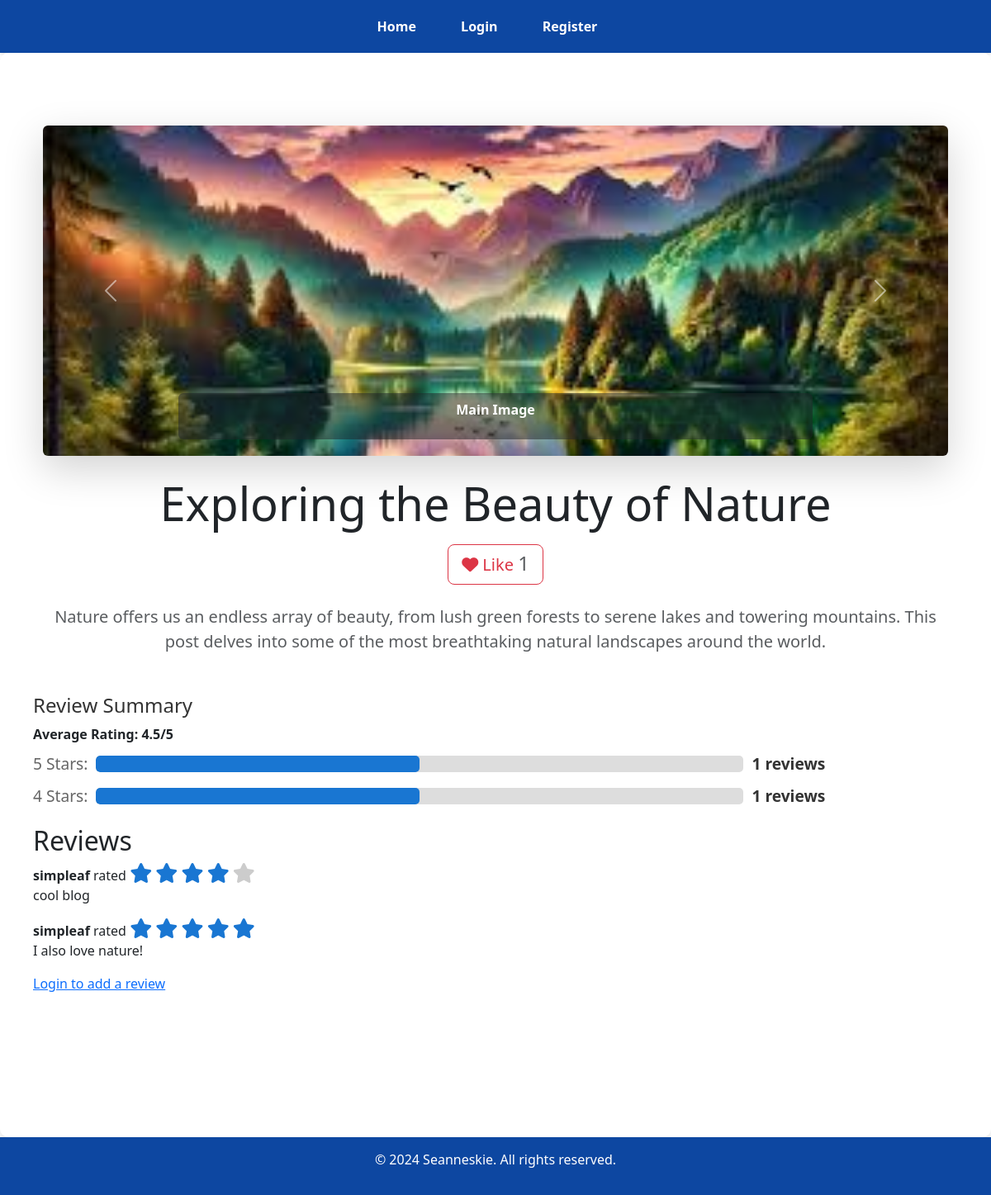
Page /post/6/ on the committed database.
### blog/models.py (models this page shows, shortened)
class GalleryImage(models.Model):
    blog_post = models.ForeignKey(BlogPost, related_name='gallery_images', on_delete=models.CASCADE)
    image = models.ImageField(upload_to='blog_post_images/')
    caption = models.CharField(max_length=200, blank=True)

class BlogPost(models.Model):
    title = models.CharField(max_length=200)
    content = models.TextField()
    author = models.ForeignKey(User, on_delete=models.CASCADE)
    created_at = models.DateTimeField(auto_now_add=True)
    main_image = models.ImageField(upload_to='blog_images/', blank=True, null=True)
    @property
    def like_count(self):
        return self.likes.count()

class Review(models.Model):
    blog_post = models.ForeignKey(BlogPost, related_name='reviews', on_delete=models.CASCADE)
    reviewer = models.ForeignKey(User, on_delete=models.CASCADE)
    rating = models.IntegerField(choices=[(i, str(i)) for i in range(1, 6)])
    comment = models.TextField()
    created_at = models.DateTimeField(auto_now_add=True)

### blog/views.py (the view)
# urls.py: path('post/<int:pk>/', views.blog_detail, name='blog_detail'),
def blog_detail(request, pk):
    post = get_object_or_404(BlogPost, pk=pk)
    reviews = post.reviews.all()
    user_has_liked = post.likes.filter(user=request.user).exists() if request.user.is_authenticated else False
    review_tally = reviews.values('rating').annotate(star_count=Count('rating')).order_by('-rating')
    total_reviews = reviews.count()
    average_rating = reviews.aggregate(Avg('rating'))['rating__avg']
    if average_rating is not None:
        average_rating = round(average_rating, 1)
    for tally in review_tally:
        tally['percentage'] = (tally['star_count'] / total_reviews) * 100 if total_reviews > 0 else 0
    if request.method == 'POST' and 'review_form' in request.POST:
        form = ReviewForm(request.POST)
        if form.is_valid() and request.user.is_authenticated:
            review = form.save(commit=False)
            review.reviewer = request.user
            review.blog_post = post
            review.save()
            return redirect('blog_detail', pk=post.pk)
    else:
        form = ReviewForm()
    context = {
        'post': post,
        'reviews': reviews,
        'total_reviews': total_reviews,
        'review_tally': review_tally,
        'average_rating': average_rating,
        'form': form,
        'user_has_liked': user_has_liked,
        'like_count': post.like_count,
    }
    return render(request, 'blog/blog_detail.html', context)

### blog/templates/blog/blog_detail.html (shortened to what this page needs)
{% extends 'blog/base.html' %}
{% block content %}
<div class="container my-5">
    <div id="galleryCarousel" class="carousel slide" data-bs-ride="carousel">
        <div class="carousel-inner rounded shadow-lg">
            {% for image in post.gallery_images.all %}
            <div class="carousel-item {% if forloop.first %}active{% endif %}">
                <img class="d-block w-100" src="{{ image.image.url }}" alt="{{ image.caption }}" style="height: 400px; object-fit: cover;">
                <div class="carousel-caption d-none d-md-block bg-dark bg-opacity-50 p-2 rounded">
                    <p class="text-white">{{ image.caption }}</p>
                </div>
            </div>
            {% endfor %}
        </div>
        <a class="carousel-control-prev" href="#galleryCarousel" role="button" data-bs-slide="prev">
            <span class="carousel-control-prev-icon" aria-hidden="true"></span>
        </a>
        <a class="carousel-control-next" href="#galleryCarousel" role="button" data-bs-slide="next">
            <span class="carousel-control-next-icon" aria-hidden="true"></span>
        </a>
    </div>
    <div class="mt-4 text-center">
        <h1 class="display-4">{{ post.title }}</h1>
        <div class="d-flex justify-content-center align-items-center mt-3">
            <button onclick="toggleLike({{ post.id }})" id="likeButton" class="btn {% if user_has_liked %}btn-danger{% else %}btn-outline-danger{% endif %} btn-lg">
                <i class="fa fa-heart"></i> Like   <span id="like-count" class="ml-3 h4 text-muted">{{ like_count }}</span>
            </button>
        </div>
        <br>
        <p class="lead text-muted">{{ post.content }}</p>
    </div>
</div>
<div class="review-tally">
    <h3>Review Summary</h3>
    {% if average_rating %}
        <div class="average-rating">
            <strong>Average Rating: {{ average_rating }}/5</strong>
        </div>
    {% endif %}
    <ul>
        {% for tally in review_tally %}
        <li>
            <span>{{ tally.rating }} Stars:</span>
            <div class="progress-bar-container">
                <div class="progress-bar" style="width: {{ tally.percentage }}%;"></div>
            </div>
            <span class="progress-count">{{ tally.star_count }} reviews</span>
        </li>
        {% endfor %}
    </ul>
</div>
<h2>Reviews</h2>
<div class="reviews-list">
    {% for review in reviews %}
    <div class="review">
        <div class="review-header">
            <strong>{{ review.reviewer.username }}</strong> rated
            <span class="review-stars">
                {% for i in "12345" %}
                <i class="fa fa-star {% if i <= review.rating|stringformat:"d" %}checked{% endif %}"></i>
                {% endfor %}
            </span>
        </div>
        <p>{{ review.comment }}</p>
    </div>
    {% endfor %}
</div>
{% if user.is_authenticated %}
    <button id="openReviewModalBtn">Add Review</button>
    <div id="reviewModal" class="modal">
        <div class="modal-content">
            <span class="close-btn">&times;</span>
            <h2>Add a Review</h2>
            <form method="post" action="">
                {% csrf_token %}
                <div class="form-group">
                    <label for="id_rating">Rating:</label>
                    <div class="star-rating">
                        <input type="hidden" id="id_rating" name="rating" value="0">
                        <span class="fa fa-star" data-value="1"></span>
                        <span class="fa fa-star" data-value="2"></span>
                        <span class="fa fa-star" data-value="3"></span>
                        <span class="fa fa-star" data-value="4"></span>
                        <span class="fa fa-star" data-value="5"></span>
                    </div>
                </div>
                <div class="form-group">
                    <label for="id_comment">Comment:</label>
                    {{ form.comment }}
                </div>
                <button type="submit" class="submit-btn" name="review_form">Submit Review</button>
            </form>
        </div>
    </div>
{% else %}
    <a href="{% url 'login' %}">Login to add a review</a>
{% endif %}
{% endblock %}

### blog/static/css/style.css (style rules this page uses)
body { font-family: 'Roboto', sans-serif; margin: 0; padding: 0; background-color: #f0f4f8; color: #333; }
a { color: #1976d2; }
.active { font-weight: bold; color: #1976d2; }
a { text-decoration: none; color: #333; }
.review-tally { margin-bottom: 20px; }
.review-tally h3 { font-size: 1.5rem; color: #333; }
.review-tally ul { list-style: none; padding: 0; }
.review-tally li { font-size: 1.2rem; margin: 10px 0; color: #666; display: flex; align-items: center; }
.progress-bar-container { width: 70%; background-color: #ddd; height: 20px; border-radius: 5px; margin: 0 10px; overflow: hidden; }
.progress-bar { height: 100%; background-color: #1976d2 !important; width: 0%; border-radius: 5px; }
.progress-count { font-weight: bold; color: #333; }
.fa-star { font-size: 1.5rem; color: #ccc; }
.fa-star.checked { color: #1976d2; }
h1 { text-align: center; font-size: 2rem; color: #1976d2; margin-bottom: 20px; }

### blog/templates/blog/blog_detail.html (style rules this page uses)
.carousel-inner img { max-height: 500px; object-fit: cover; }
.carousel-caption { background: rgba(0, 0, 0, 0.5); padding: 10px; border-radius: 5px; }
.lead { font-size: 1.25rem; font-weight: 300; }

### rows in the picture
GalleryImage: image (picture), caption "Main Image"
BlogPost: title "Exploring the Beauty of Nature", content "Nature offers us an endless array of beauty, from lush green forests to serene lakes and towering mountains. This post delves into some of the most breathtaking natural landscapes around the world."
Review: reviewer.username "simpleaf", rating 4 (drawn), comment "cool blog"
Review: reviewer.username "simpleaf", rating 5 (drawn), comment "I also love nature!"

### other values in the picture
{{ like_count }} "1"
{{ average_rating }} "4.5"
{{ tally.rating }} "5" "4"
{{ tally.star_count }} "1" "1"
